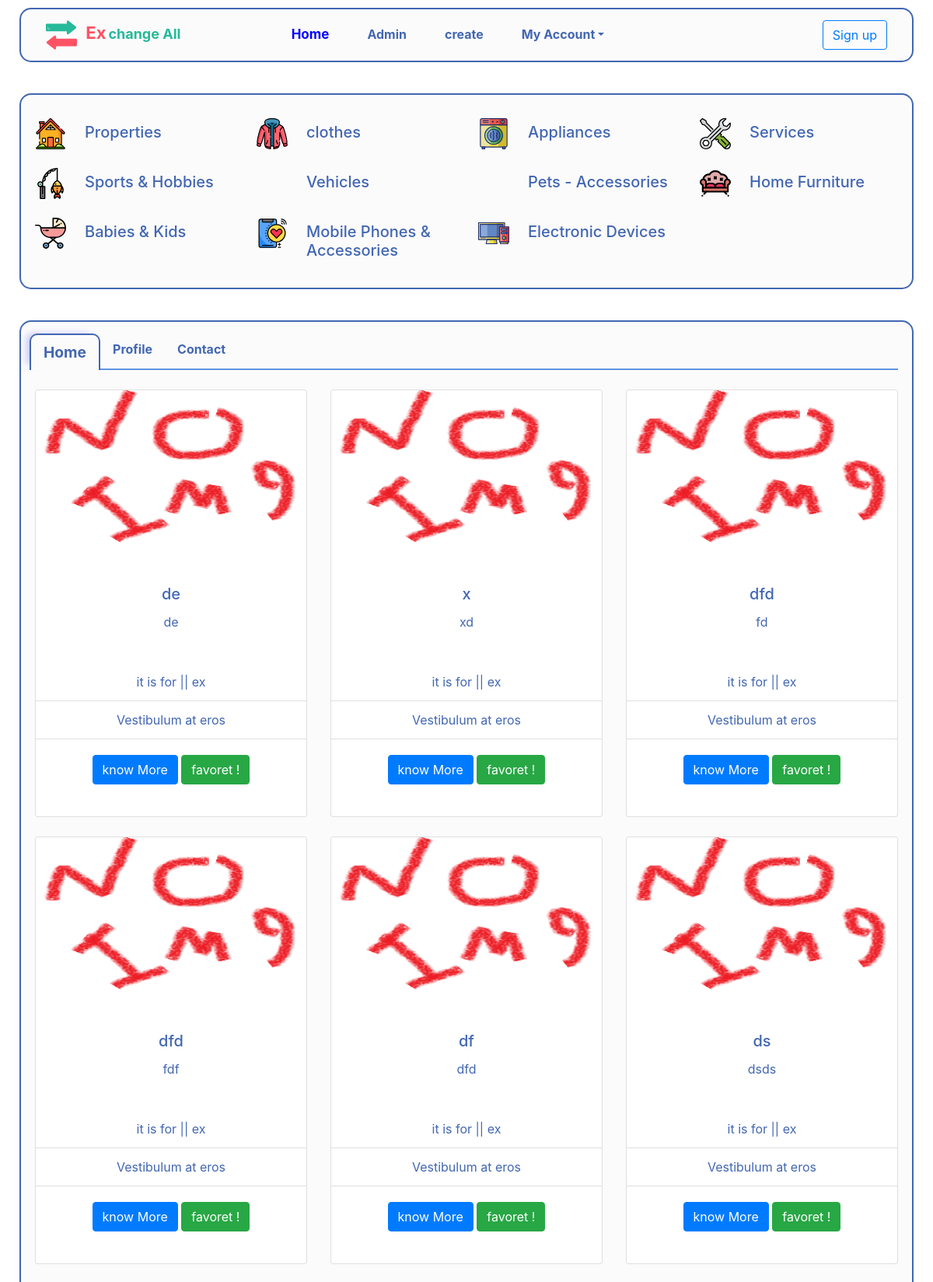
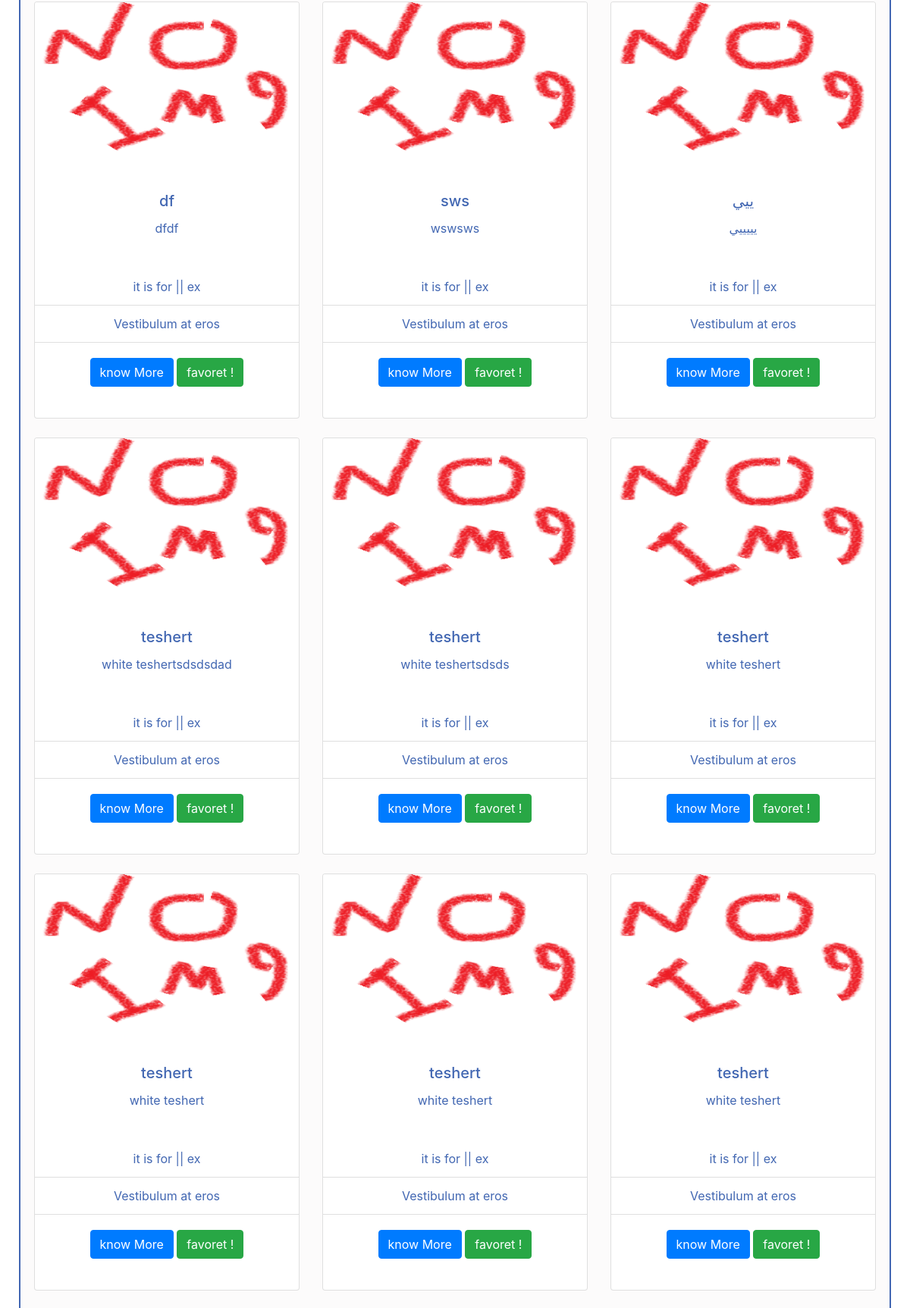
The page / (upper part) on the database its author committed (2 pictures, top to bottom).
### ads/models.py (models this page shows, shortened)
class ads(models.Model):
    options =(
    ("ex", "ex"),
    ("Sale", "Sale"),
    ("free", "free"),
)
    user = models.ForeignKey(User, blank=True , null=True, on_delete=models.CASCADE)
    title =models.CharField(max_length=80)
    description = models.TextField(max_length=500,default='')
    main=models.ForeignKey ( 'catugry',related_name='ad_main',
                            limit_choices_to={'main__isnull':True ,
                             'sub__isnull':True ,
                             'end__isnull':True }
                               , on_delete=models.CASCADE,blank=True,null=True, verbose_name='Main Category')
    sub=models.ForeignKey ( 'catugry' ,related_name='ad_sub',
                            limit_choices_to={'sub__isnull':True ,
                                'main__isnull':False ,
                                 'end__isnull':True }
                                ,on_delete=models.CASCADE,blank=True,null=True, verbose_name='Under Surface Category')
    end=models.ForeignKey ( 'catugry' , related_name='ad_end',
                                limit_choices_to={'sub__isnull':False ,
                                                  'main__isnull':False ,
                                                  'end__isnull':True }
                                ,on_delete=models.CASCADE,blank=True,null=True, verbose_name='Deep Category')
    last=models.ForeignKey ( 'catugry' , related_name='ad_last',
                                limit_choices_to={'sub__isnull':False ,
                                                  'main__isnull':False ,
                                                  'end__isnull':False}
                                ,on_delete=models.CASCADE,blank=True,null=True, verbose_name='Last Category')
    create_date = models.DateTimeField(default=timezone.now)
    active = models.BooleanField(default=True)
    view =models.IntegerField(default=0)
    ad_option = models.CharField(max_length=4, choices=options , default='ex')
    img=models.ImageField(upload_to='post_img2/' , default="img/defu.png")
    name_of_who=models.CharField(max_length=15 , null=True,blank=True)
    adress=models.CharField(max_length=80 , null=True,blank=True)
    mobile =models.PositiveSmallIntegerField( default=1114796307 , null=True,blank=True,)
    email=models.EmailField(default="ahmed_mag22@yahoo.com" , null=True,blank=True)
    class Meta:
        ordering = ['-create_date']

### ads/views.py (the view)
# urls.py: url(r'^$',views.all_ads, name='all_ads') ,
def all_ads(request):
    ads_all=ads.objects.all()
    context = {
        'ads_all' : ads_all ,
    }
    return render(request , 'all.html' , context)

### ads/templates/all.html (shortened to what this page needs)
{% extends 'base_ads.html' %}
{% block card %}
      <section class="py-5 my-card-sec">
        <div class="container text-center">
          <nav class="my-nav-tap">
            <div class="nav nav-tabs my-tap-all" id="nav-tab" role="tablist">
              <a class="nav-item nav-link my-taps active" id="nav-home-tab" data-toggle="tab" href="#nav-home" role="tab" aria-controls="nav-home" aria-selected="true"> Home</a>
              <a class="nav-item nav-link my-taps" id="nav-profile-tab" data-toggle="tab" href="#nav-profile" role="tab" aria-controls="nav-profile" aria-selected="false">Profile</a>
              <a class="nav-item nav-link my-taps" id="nav-contact-tab" data-toggle="tab" href="#nav-contact" role="tab" aria-controls="nav-contact" aria-selected="false">Contact</a>
            </div>
          </nav>
          <div class="tab-content my-content" id="nav-tabContent">
            <div class="tab-pane fade show active" id="nav-home" role="tabpanel" aria-labelledby="nav-home-tab">
              <div class="row">
                {% for ad in ads_all %}
                <div class="col-lg-4 col-md-4 col-sm-6 col-xs-12 my-card-respon ">
                  <div class="card my-card">
                    <img src="{{ad.img.url}}" class="card-img-top my-card-img" alt="...">
                    <div class="card-body">
                      <h5 class="card-title">{{ad.title}}</h5>
                      <p class="card-text">{{ad.description}}</p>
                    </div>
                    <ul class="list-group list-group-flush">
                      <li class="list-group-item">it is for || {{ ad.ad_option }}</li>
                      <li class="list-group-item">Vestibulum at eros</li>
                    </ul>
                    <div class="card-body">
                      <a class="btn btn-primary" href=" {{ ad.id }}#con " role="button">know More</a>
                      <a class="btn btn-success" href="" role="button">favoret !</a>
                    </div>
                  </div>
                </div>
                {% endfor %}
              </div>
            </div>
          </div>
        </div>
      </section>
{% endblock card %}

### static/css/me.css (style rules this page uses)
body { color: #4267b2; }
a.nav-link { color: #4267b2 !important; font-size: 16px; margin-right: 33px; font-weight: bold; }
.my-card-sec { background: #e3dddd21; margin: 10px; border: 2px solid #4267b2; border-radius: 15px; padding-top: 15px !important; margin-top: 40px; }
.my-nav-tap { background-color: #fcfbfb; }
.my-tap-all { border-bottom: 2px solid #5e95e2; margin-bottom: 25px; }
.nav-tabs .nav-link.active, .nav-tabs .nav-item.show .nav-link:hover { color: #4267b2 !important; font-size: larger; border-bottom: 3px #5e95e2; background-color: #fcfbfb; box-shadow: -8px -4px 9px -4px #979bfc82; margin-bottom: -2px; border: 1px solid; border-top: 2px solid; border-left:2px solid ; border-right: 2px solid; border-bottom: none; border-top-right-radius: 10px; border-top-left-radius: 10px; }
.my-taps { margin-right: 0px !important; position: relative; right: 7px; }
.nav-tabs .nav-link { border:none ; }
.nav-link.active { color: blue !important; font-size: 17px; }
.my-card-respon { margin-bottom: 25px; }
.my-card { min-height: 550px; max-height: 550px; transition: 0.9s,top ; }
.my-card-img { max-height: 230px; min-height: 230px; }
.my-content { margin-bottom: -130px !important; }

### rows shown on the page
ads: img (picture), title "de", description "de", ad_option "ex"
ads: img (picture), title "x", description "xd", ad_option "ex"
ads: img (picture), title "dfd", description "fd", ad_option "ex"
ads: img (picture), title "dfd", description "fdf", ad_option "ex"
ads: img (picture), title "df", description "dfd", ad_option "ex"
ads: img (picture), title "ds", description "dsds", ad_option "ex"
ads: img (picture), title "df", description "dfdf", ad_option "ex"
ads: img (picture), title "sws", description "wswsws", ad_option "ex"
ads: img (picture), title "ييي", description "يييييي", ad_option "ex"
ads: img (picture), title "teshert", description "white teshertsdsdsdad", ad_option "ex"
ads: img (picture), title "teshert", description "white teshertsdsds", ad_option "ex"
ads: img (picture), title "teshert", description "white teshert", ad_option "ex"
ads: img (picture), title "teshert", description "white teshert", ad_option "ex"
ads: img (picture), title "teshert", description "white teshert", ad_option "ex"
ads: img (picture), title "teshert", description "white teshert", ad_option "ex"
